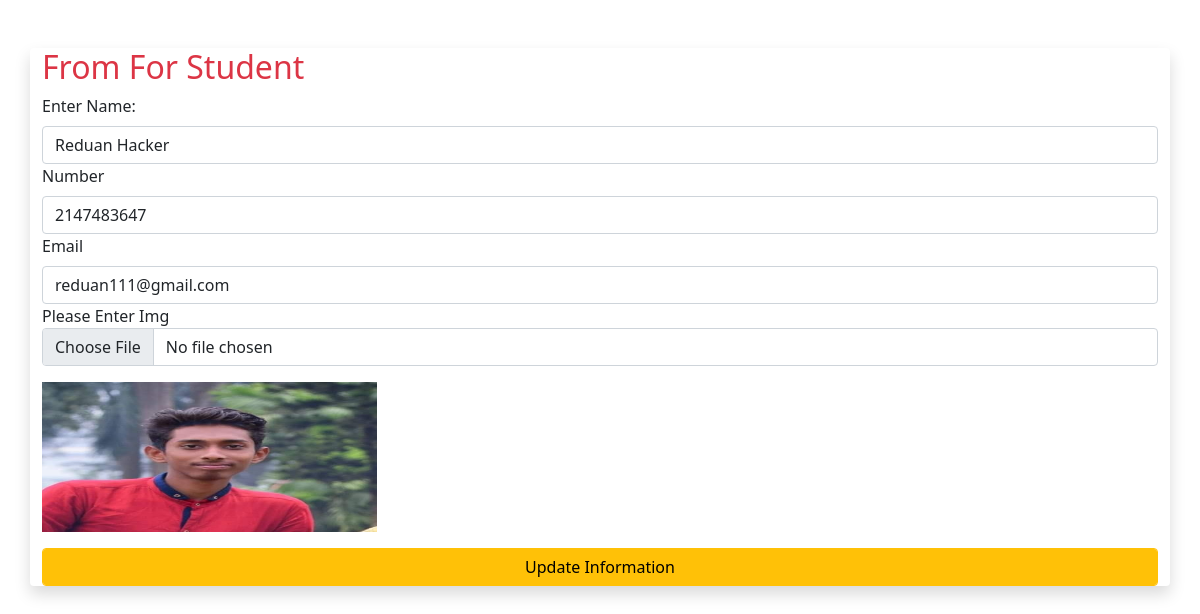
Page /edit.php?status=edit&&id=4 on the committed database.
### tables this page shows
CREATE TABLE `user` (
  `id` int(11) NOT NULL,
  `name` text NOT NULL,
  `roll` text NOT NULL,
  `img` varchar(5000) NOT NULL,
  `email` varchar(255) NOT NULL
);

### function.php (called while the page is built, shortened)
<?php
class newApp{
    private $conn;
    public function __construct()
    {
        $dbhost ='localhost';
        $dbuser ='root';
        $dbpass ="";
        $dbname ='crude_app';
        $this->conn = mysqli_connect($dbhost,$dbuser,$dbpass,$dbname);
    }
    public function display_user_upadate($id){
        $query = "SELECT * FROM user WHERE id=$id";
        if(mysqli_query($this->conn, $query)){
            $stok_data_hear = mysqli_query($this->conn,$query);
            $stg = mysqli_fetch_assoc($stok_data_hear);
            return $stg;
        }
    }
}
?>

### edit.php (the view, shortened to what this page needs)
<?php
include_once("function.php");
$obj = new newApp();
  if(isset($_GET['status'])){
    if($_GET['status']='edit'){
        $id =$_GET['id'];
        $returnData = $obj->display_user_upadate($id);
    }
  }
?>
<!doctype html>
<html lang="en">
  <head>
    <link href="https://cdn.jsdelivr.net/npm/bootstrap@5.0.2/dist/css/bootstrap.min.css" rel="stylesheet">
  </head>
  <body>
<div class="container shadow  my-5 bg-body rounded">
  <h2 class="text-danger">From For Student </h2>
  <form action=" "  method="post" enctype="multipart/form-data">
    <label for="name" class="form-label">Enter Name: </label>
    <input type="text" class="form-control" name="uname"  value="<?php echo $returnData['name']; ?>">
    <label for="number" class="form-label"> Number</label>
    <input type="number"  class="form-control" name="uroll" value="<?php echo $returnData['roll']; ?>">
    <label for="email" class="form-label">Email </label>
    <input type="email"  class="form-control" name="uemail" value="<?php echo $returnData['email']; ?>">
    <label class="form-check-label">Please Enter Img </label>
    <input type="file"  class="form-control"  name="up_img">
    <img src="upload/<?php echo $returnData['img']; ?>" alt="" class="img-fluid mt-3" style="width: 30%;height: 150px;">
    <button type="submit" class=" btn-warning form-control my-3" name="updated_info">Update Information </button>
  </form>
</div>
  </body>
</html>

### rows in the picture
user: uname "Reduan Hacker", uroll "2147483647", uemail "reduan111@gmail.com", img (picture)
